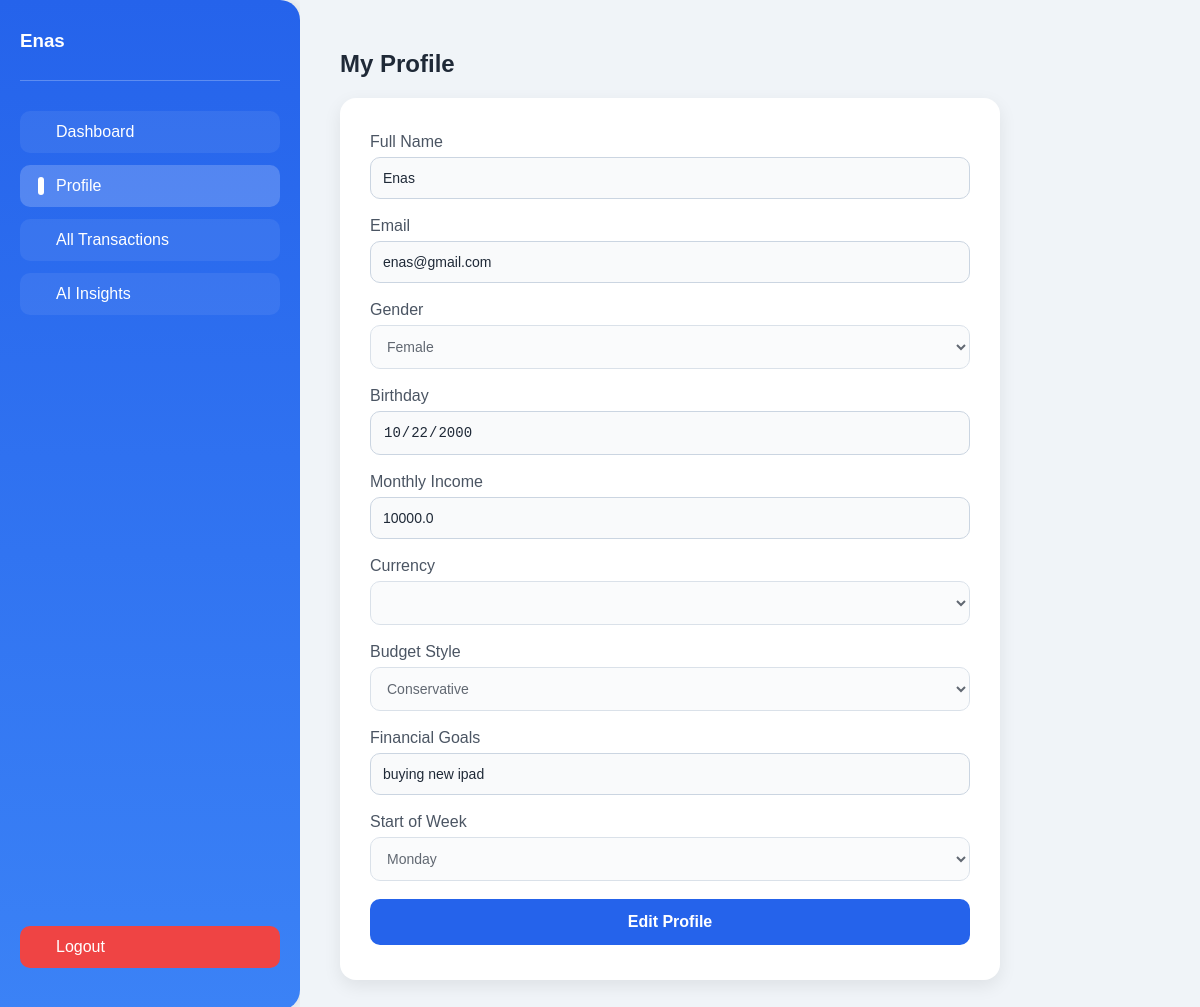
The app's page /profile (signed in) with its own data.
### models.py (models this page shows)
class User(db.Model):
    id = db.Column(db.Integer, primary_key=True)
    name = db.Column(db.String(150), nullable=False)
    email = db.Column(db.String(150), unique=True, nullable=False)
    password_hash = db.Column(db.String(256), nullable=False)
    birthday = db.Column(db.Date, nullable=False)
    income = db.Column(db.Float, nullable=False)
    currency = db.Column(db.String(10), nullable=False, default='SAR')
    budget_style = db.Column(db.String(50), default='Balanced')
    goals = db.Column(db.String(500))
    week_start = db.Column(db.String(20), default='Monday')
    gender = db.Column(db.String(20), nullable=False)
    created_at = db.Column(db.DateTime, default=datetime.utcnow)

### app.py (the view, shortened to what this page needs)
@app.route('/profile', methods=['GET', 'POST'])
def profile():
    if 'user_id' not in session:
        return redirect(url_for('login'))
    user = User.query.get(session['user_id'])
    currencies = [(c.alpha_3, c.name) for c in pycountry.currencies]
    return render_template('profile.html', user=user, currencies=currencies)

### templates/profile.html (shortened to what this page needs)
<!DOCTYPE html>
<html lang="en">
<head>
    <link rel="stylesheet" href="{{ url_for('static', filename='css/dashboard.css') }}">
</head>
<body>
<div class="dashboard-container">
    <div class="sidebar">
        <div class="user-info">
            <h3>{{ user.name }}</h3>
        </div>
        <a href="{{ url_for('dashboard') }}" class="btn">Dashboard</a>
        <a href="{{ url_for('profile') }}" class="btn active">Profile</a>
        <a href="{{ url_for('all_transactions') }}" class="btn">All Transactions</a>
        <a href="{{ url_for('ai_insights_page') }}" class="btn">AI Insights</a>
        <a href="{{ url_for('logout') }}" class="btn logout">Logout</a>
    </div>
    <div class="main-content">
        <h2>My Profile</h2>
        <div class="profile-container">
        <div class="profile-card">
            <form method="POST">
                <div class="input-group">
                    <label for="name">Full Name</label>
                    <input type="text" name="name" id="name" value="{{ user.name }}" readonly>
                </div>
                <div class="input-group">
                    <label for="email">Email</label>
                    <input type="email" name="email" id="email" value="{{ user.email }}" readonly>
                </div>
                <div class="input-group">
                    <label for="gender">Gender</label>
                    <select name="gender" id="gender" disabled>
                        <option value="Female" {% if user.gender == 'Female' %}selected{% endif %}>Female</option>
                    </select>
                </div>
                <div class="input-group">
                    <label for="birthday">Birthday</label>
                    <input type="date" name="birthday" id="birthday" value="{{ user.birthday }}" readonly>
                </div>
                <div class="input-group">
                    <label for="income">Monthly Income</label>
                    <input type="number" name="income" id="income" value="{{ user.income }}" step="0.01" readonly>
                </div>
                <div class="input-group">
                    <label for="currency">Currency</label>
                    <select name="currency" id="currency" disabled>
                    </select>
                </div>
                <div class="input-group">
                    <label for="budget_style">Budget Style</label>
                    <select name="budget_style" id="budget_style" disabled>
                        <option value="Conservative" {% if user.budget_style=='Conservative' %}selected{% endif %}>Conservative</option>
                    </select>
                </div>
                <div class="input-group">
                    <label for="goals">Financial Goals</label>
                    <input type="text" name="goals" id="goals" value="{{ user.goals }}" readonly>
                </div>
                <div class="input-group">
                    <label for="week_start">Start of Week</label>
                    <select name="week_start" id="week_start" disabled>
                        <option value="Monday" {% if user.week_start=='Monday' %}selected{% endif %}>Monday</option>
                    </select>
                </div>
                <button type="button" id="editBtn" class="btn save-btn" onclick="enableEdit()">Edit Profile</button>
            </form>
        </div>
        </div>
    </div>
</div>
</body>
</html>

### static/css/dashboard.css (style rules this page uses)
body { margin: 0; font-family: "Poppins", sans-serif; background-color: #f0f4f8; color: #1f2937; }
.dashboard-container { display: flex; min-height: 100vh; }
.sidebar { width: 260px; background: linear-gradient(180deg, #2563eb, #3b82f6); color: #fff; display: flex; flex-direction: column; padding: 30px 20px; box-shadow: 2px 0 15px rgba(0,0,0,0.1); border-radius: 0 20px 20px 0; }
.sidebar h2, .sidebar h3 { margin: 0 0 8px 0; font-weight: 700; }
.sidebar .user-info { margin-bottom: 30px; border-bottom: 1px solid rgba(255,255,255,0.25); padding-bottom: 20px; }
.sidebar .btn { display: flex; align-items: center; padding: 12px 18px; margin-bottom: 12px; border-radius: 10px; color: #fff; text-decoration: none; font-weight: 500; background: rgba(255,255,255,0.07); transition: all 0.2s ease; position: relative; }
.sidebar .btn:hover, .sidebar .btn.active { background-color: rgba(255,255,255,0.2); }
.sidebar .btn::before { content: ''; width: 6px; height: 100%; background-color: #fff; border-radius: 3px; margin-right: 12px; opacity: 0; transition: opacity 0.2s ease; }
.sidebar .btn.active::before, .sidebar .btn:hover::before { opacity: 1; }
.sidebar .logout { margin-top: auto; background-color: #ef4444; transition: all 0.2s ease; }
.main-content { flex: 1; padding: 30px 40px; background-color: #f0f4f8; overflow-y: auto; max-height: 100vh; }
.profile-container { background-color: #f0f4f8; }
.profile-card { background: #fff; padding: 35px 30px; border-radius: 16px; box-shadow: 0 6px 18px rgba(0,0,0,0.08); width: 100%; max-width: 600px; margin-top: 20px; }
.profile-card .input-group { margin-bottom: 18px; display: flex; flex-direction: column; }
.profile-card label { margin-bottom: 6px; font-weight: 500; color: #4b5563; }
.profile-card input, .profile-card select { padding: 12px; border-radius: 10px; border: 1px solid #cbd5e1; outline: none; font-size: 14px; background-color: #f9fafb; color: #1f2937; }
.save-btn { background-color: #2563eb; color: #fff; border: none; padding: 14px 20px; font-size: 16px; font-weight: 600; border-radius: 10px; cursor: pointer; transition: background 0.2s ease; display: block; width: 100%; margin-top: 10px; }

### records on screen
User: name "Enas", email "enas@gmail.com", gender "Female", birthday "10/22/2000", income "10000.0", budget_style "Conservative", goals "buying new ipad", week_start "Monday"
